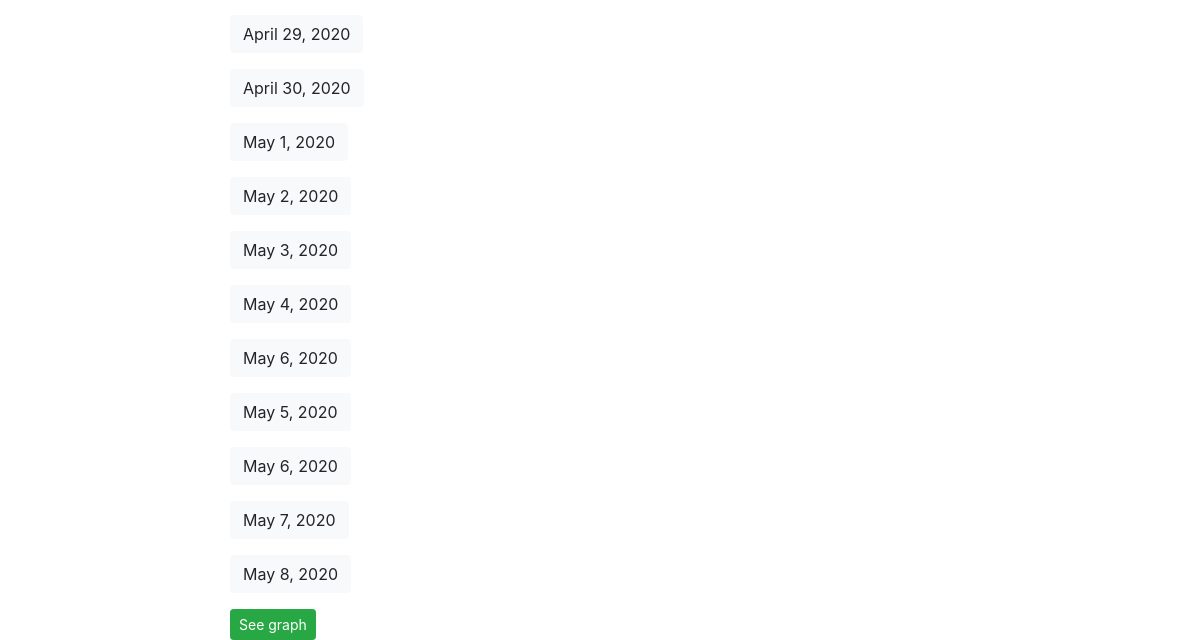
/covidapp/hospitals/ (lower part), run on an earlier commit of the app's database.
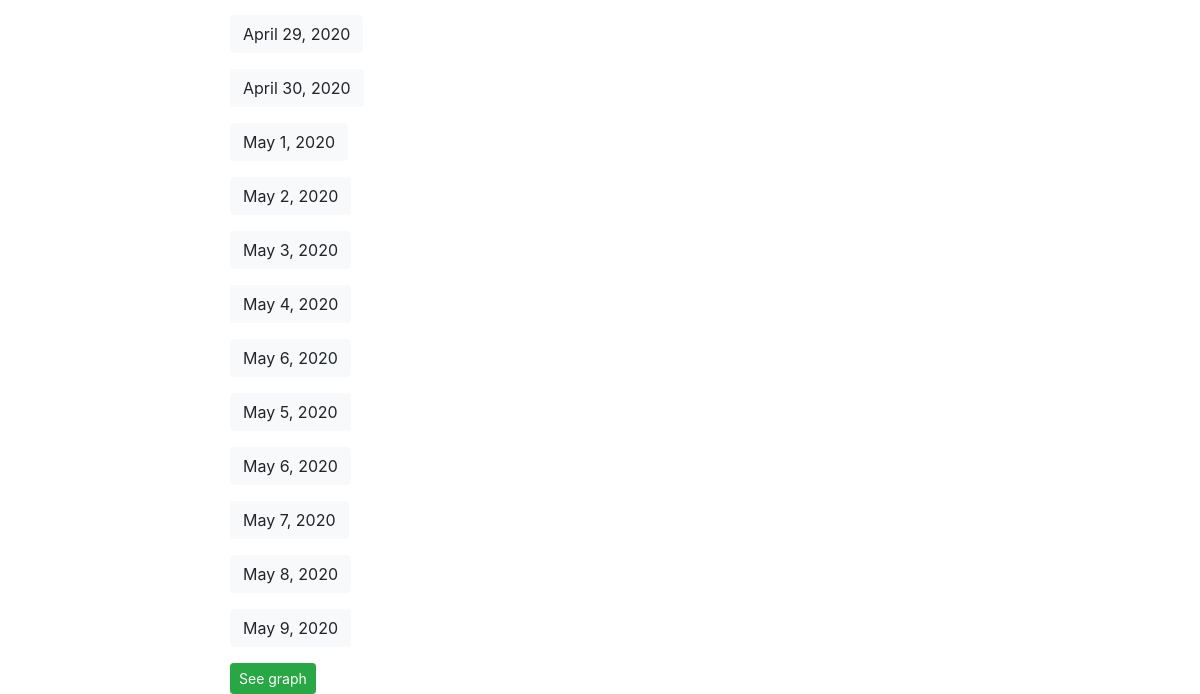
And on a later commit of the database.
### covidapp/models.py (models this page shows, shortened)
class Hospital(models.Model):
    date_time 			=    	models.DateField()
    hospital_currently 	= 		models.IntegerField(null=True)
    icucurrently		= 		models.IntegerField(null=True)
    hospital_increase 	= 		models.IntegerField(null=True)
    dead_daily			= 		models.IntegerField(null=True)
    tested_today		=		models.IntegerField(null=True)

### covidapp/views.py (the view)
# urls.py: path('hospitals/', views.hospital_list_view, name='hospital-list'),
def hospital_list_view(request):
	queryset = Hospital.objects.all() #list of objects
	print(queryset)
	num_hospital = Hospital.objects.all().count()
	context = {
		"object_list": queryset,
		"num_hospital": num_hospital,
	}
	return render(request, "covidapp/hospital_list.html", context)

### covidapp/templates/covidapp/hospital_list.html (shortened to what this page needs)
{% extends 'base.html' %}
{% block content %}
<div class="container">
      {% for instance in object_list %}
      <p><a class="btn btn-light" href='/covidapp/{{ instance.id }}'>{{ instance.date_time }}</a></p>
      {% endfor %}
      <a href="/covidapp/hospitals/" class="btn btn-success btn-sm">See graph</a>
      {% endblock %}

What changed in the data, as far as the page shows it:
added Hospital: date_time "May 9, 2020"
